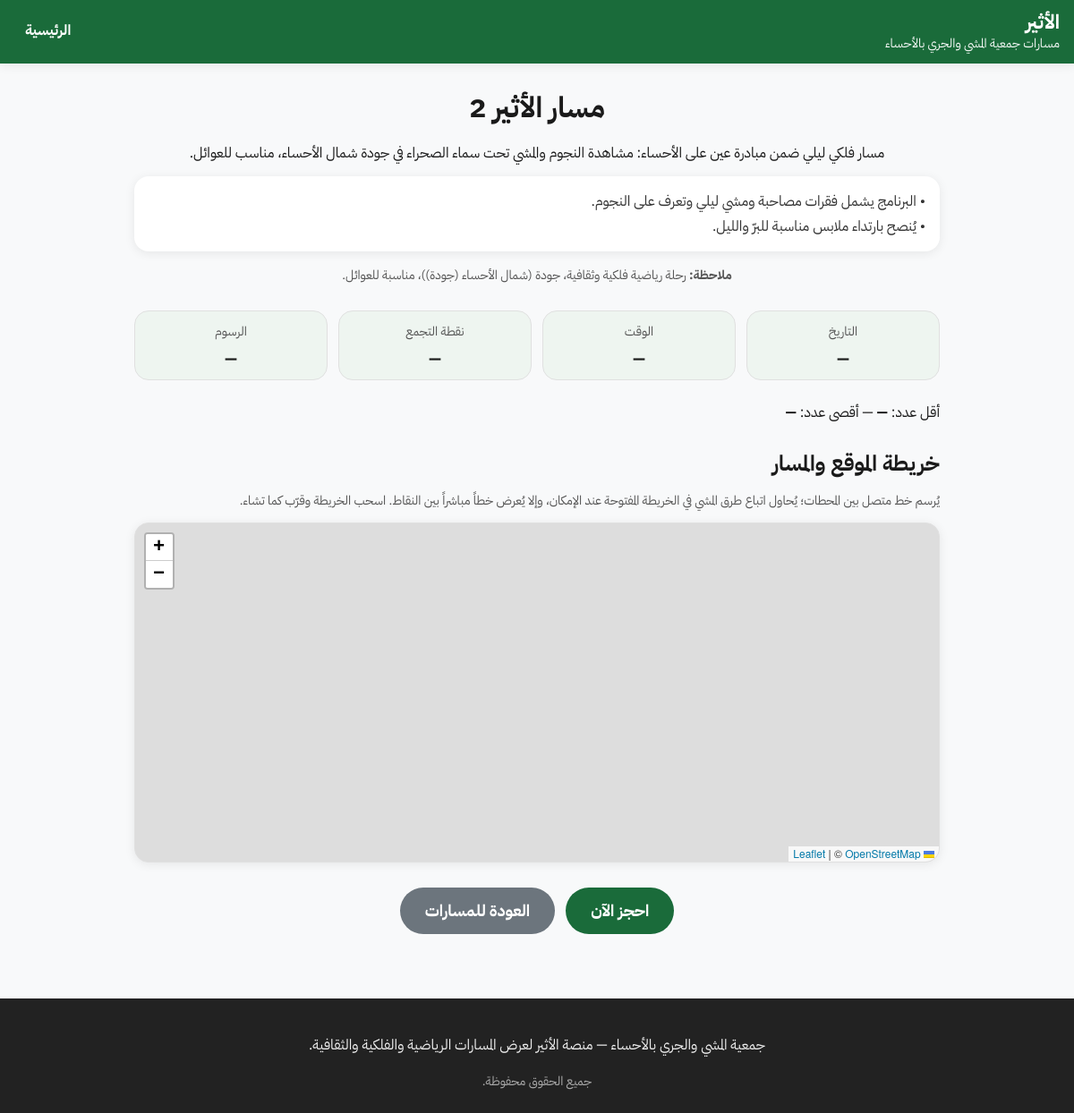
The app's page /route.php?id=1 with its own data.
### tables this page shows
CREATE TABLE `routes` (
  `id` INT UNSIGNED NOT NULL AUTO_INCREMENT,
  `name` VARCHAR(255) NOT NULL,
  `description` TEXT NULL,
  `detail_extra` TEXT NULL,
  `date` DATE NULL,
  `time` TIME NULL,
  `meeting_point` VARCHAR(500) NULL,
  `price` DECIMAL(10,2) NULL,
  `min_participants` INT NULL,
  `max_participants` INT NULL,
  `location` TEXT NULL,
  `itinerary` TEXT NULL,
  `image_url` VARCHAR(1000) NULL,
  `source_url` VARCHAR(1000) NOT NULL,
  `booking_url` VARCHAR(1000) NULL,
  `type` ENUM('رياضي','فلكي','ثقافي','زراعي','مهاجر') NOT NULL DEFAULT 'رياضي',
  `map_json` TEXT NULL,
  `is_active` TINYINT(1) NOT NULL DEFAULT 1,
  `created_at` TIMESTAMP NOT NULL DEFAULT CURRENT_TIMESTAMP,
  `updated_at` TIMESTAMP NOT NULL DEFAULT CURRENT_TIMESTAMP ON UPDATE CURRENT_TIMESTAMP,
  PRIMARY KEY (`id`),
  UNIQUE KEY `uq_source_url` (`source_url`(255))
);

### functions.php (called while the page is built, shortened)
<?php
function atheerEnsureSchema(PDO $pdo): void
{
    static $done = false;
    if ($done) {
        return;
    }
    $done = true;
}
function atheerFixLegacyImagePaths(PDO $pdo): void
{
    $done = true;
}
function atheer_attach_route_maps(array $templates, callable $mkMap): array
{
    foreach ($templates as &$t) {
        $u = $t['source_url'];
    }
    return $templates;
}
function atheerApplyReferenceContentV2(PDO $pdo): void
{
    try {
        $chk = $pdo->prepare('SELECT key_value FROM settings WHERE key_name = :k LIMIT 1');
        $chk->execute(['k' => 'atheer_route_ref_v4']);
        $v = $chk->fetchColumn();
    } catch (Throwable $e) {
    }
    $mkMap = static function (array $points, ?array $center = null, int $zoom = 11): string {
        $c = $center ?? [25.3843, 49.5877];
        return json_encode([
            'center' => $c,
            'zoom'   => $zoom,
            'points' => $points,
        ], JSON_UNESCAPED_UNICODE | JSON_UNESCAPED_SLASHES);
    };
    $defaults = atheer_attach_route_maps(require __DIR__ . '/route_seed_content.php', $mkMap);
    $sql = 'UPDATE routes SET
        name = :name, description = :description, detail_extra = :detail_extra,
        `date` = :date, `time` = :time, meeting_point = :meeting_point,
        price = :price, min_participants = :minp, max_participants = :maxp,
        location = :location, itinerary = :itinerary, image_url = :image_url,
        type = :type, map_json = :map_json
        WHERE source_url = :source_url';
    $stmt = $pdo->prepare($sql);
    foreach ($defaults as $row) {
        try {
            $stmt->execute([
                'name'          => $row['name'],
                'description'   => $row['description'],
                'detail_extra'  => $row['detail_extra'],
                'date'          => $row['date'] ?? null,
                'time'          => $row['time'] ?? null,
                'meeting_point' => $row['meeting_point'] ?? null,
                'price'         => $row['price'] ?? null,
                'minp'          => $row['min_participants'] ?? null,
                'maxp'          => $row['max_participants'] ?? null,
                'location'      => $row['location'],
                'itinerary'     => $row['itinerary'] ?? null,
                'image_url'     => $row['image_url'],
                'type'          => $row['type'],
                'map_json'      => $row['map_json'],
                'source_url'    => $row['source_url'],
            ]);
        } catch (Throwable $e) {
        }
    }
}
function ensureDefaultRoutesSeeded(PDO $pdo): void
{
    $count = (int) $pdo->query('SELECT COUNT(*) FROM routes')->fetchColumn();
    if ($count > 0) {
        $done = true;
        return;
    }
}
function getRouteById(int $id): ?array
{
    $pdo = get_pdo();
    ensureDefaultRoutesSeeded($pdo);
    atheerApplyReferenceContentV2($pdo);
    $stmt = $pdo->prepare('SELECT * FROM routes WHERE id = :id AND is_active = 1 LIMIT 1');
    $stmt->execute(['id' => $id]);
    $row = $stmt->fetch();
    return $row ?: null;
}
function formatDate(?string $date): string
{
    if ($date === null || $date === '') {
        return '—';
    }
    $ts = strtotime($date);
    $days = ['الأحد', 'الإثنين', 'الثلاثاء', 'الأربعاء', 'الخميس', 'الجمعة', 'السبت'];
    $months = [
        1 => 'يناير', 2 => 'فبراير', 3 => 'مارس', 4 => 'أبريل', 5 => 'مايو', 6 => 'يونيو',
        7 => 'يوليو', 8 => 'أغسطس', 9 => 'سبتمبر', 10 => 'أكتوبر', 11 => 'نوفمبر', 12 => 'ديسمبر',
    ];
    $w = (int) date('w', $ts);
    $d = (int) date('j', $ts);
    $m = (int) date('n', $ts);
    $y = (int) date('Y', $ts);
    $monthName = $months[$m] ?? date('F', $ts);
    return $days[$w] . '، ' . $d . ' ' . $monthName . ' ' . $y;
}
function formatTime(?string $time): string
{
    if ($time === null || $time === '') {
        return '—';
    }
    return $time;
}
function siteBase(): string
{
    $script = $_SERVER['SCRIPT_NAME'] ?? '/index.php';
    $dir = str_replace('\\', '/', dirname($script));
    if ($dir === '/' || $dir === '.' || $dir === '') {
        return '';
    }
    return rtrim($dir, '/');
}
function assetUrl(string $path): string
{
    $fragment = '';
    $hashPos = strpos($path, '#');
    $query = '';
    $qPos = strpos($path, '?');
    $path = ltrim($path, '/');
    $parts = array_values(array_filter(explode('/', $path), static function ($s): bool {
        return $s !== '';
    }));
    $encoded = array_map(static function (string $segment): string {
        return rawurlencode($segment);
    }, $parts);
    $path = implode('/', $encoded);
    $base = siteBase();
    return ($base !== '' ? $base . '/' : '/') . $path . $query . $fragment;
}

### route.php (the view, shortened to what this page needs)
<?php
require_once __DIR__ . '/includes/functions.php';
$id = isset($_GET['id']) ? (int) $_GET['id'] : 0;
$route = getRouteById($id);
$name = (string) $route['name'];
$description = (string) ($route['description'] ?? '');
$detailExtra = (string) ($route['detail_extra'] ?? '');
$dateStr = formatDate(isset($route['date']) ? (string) $route['date'] : null);
$timeStr = formatTime(isset($route['time']) ? (string) $route['time'] : null);
$meeting = (string) ($route['meeting_point'] ?? '');
if ($meeting === '') {
    $meeting = '—';
}
$price = $route['price'];
$priceStr = ($price !== null && $price !== '') ? number_format((float) $price, 0, '.', '') . ' ريال' : '—';
$minP = $route['min_participants'];
$maxP = $route['max_participants'];
$loc = (string) ($route['location'] ?? '');
$book = (string) ($route['booking_url'] ?? '');
$noteLine = 'رحلة رياضية فلكية وثقافية';
if ($loc !== '') {
    $noteLine .= '، جودة (' . $loc . ')';
}
$noteLine .= '، مناسبة للعوائل.';
require __DIR__ . '/includes/header.php';
?>
<article class="route-detail" id="route-top">
    <header class="route-detail__header">
        <h1 class="route-detail__title"><?php echo htmlspecialchars($name, ENT_QUOTES | ENT_SUBSTITUTE, 'UTF-8'); ?></h1>
        <?php if ($description !== ''): ?>
        <p class="route-detail__intro"><?php echo nl2br(htmlspecialchars($description, ENT_QUOTES | ENT_SUBSTITUTE, 'UTF-8')); ?></p>
        <?php endif; ?>
        <?php if ($detailExtra !== ''): ?>
        <div class="route-detail__extra">
            <?php echo nl2br(htmlspecialchars($detailExtra, ENT_QUOTES | ENT_SUBSTITUTE, 'UTF-8')); ?>
        </div>
        <?php endif; ?>
        <p class="route-detail__note"><strong>ملاحظة:</strong> <?php echo htmlspecialchars($noteLine, ENT_QUOTES | ENT_SUBSTITUTE, 'UTF-8'); ?></p>
    </header>
    <section class="route-detail__facts" aria-label="معلومات أساسية">
        <div class="fact-card">
            <span class="fact-card__label">التاريخ</span>
            <span class="fact-card__value"><?php echo htmlspecialchars($dateStr, ENT_QUOTES | ENT_SUBSTITUTE, 'UTF-8'); ?></span>
        </div>
        <div class="fact-card">
            <span class="fact-card__label">الوقت</span>
            <span class="fact-card__value"><?php echo htmlspecialchars($timeStr, ENT_QUOTES | ENT_SUBSTITUTE, 'UTF-8'); ?></span>
        </div>
        <div class="fact-card">
            <span class="fact-card__label">نقطة التجمع</span>
            <span class="fact-card__value"><?php echo htmlspecialchars($meeting, ENT_QUOTES | ENT_SUBSTITUTE, 'UTF-8'); ?></span>
        </div>
        <div class="fact-card">
            <span class="fact-card__label">الرسوم</span>
            <span class="fact-card__value"><?php echo htmlspecialchars($priceStr, ENT_QUOTES | ENT_SUBSTITUTE, 'UTF-8'); ?></span>
        </div>
    </section>
    <section class="route-detail__participants" aria-label="عدد المشاركين">
        <p class="route-detail__participants-text">
            أقل عدد: <strong><?php echo $minP !== null && $minP !== '' ? htmlspecialchars((string) $minP, ENT_QUOTES | ENT_SUBSTITUTE, 'UTF-8') : '—'; ?></strong>
            — أقصى عدد: <strong><?php echo $maxP !== null && $maxP !== '' ? htmlspecialchars((string) $maxP, ENT_QUOTES | ENT_SUBSTITUTE, 'UTF-8') : '—'; ?></strong>
        </p>
    </section>
    <section class="route-detail__mapsec" id="route-map-block" aria-label="خريطة الموقع">
        <h2 class="route-detail__h2">خريطة الموقع والمسار</h2>
        <p class="route-detail__map-lead">يُرسم خط متصل بين المحطات؛ يُحاول اتباع طرق المشي في الخريطة المفتوحة عند الإمكان، وإلا يُعرض خطاً مباشراً بين النقاط. اسحب الخريطة وقرّب كما تشاء.</p>
        <div id="route-map" class="route-map"></div>
    </section>
    <footer class="route-detail__footer-actions">
        <?php if ($book !== ''): ?>
        <a class="btn btn--primary btn--large" href="<?php echo htmlspecialchars($book, ENT_QUOTES | ENT_SUBSTITUTE, 'UTF-8'); ?>" target="_blank" rel="noopener noreferrer">احجز الآن</a>
        <?php else: ?>
        <span class="btn btn--primary btn--large btn--disabled" aria-disabled="true">احجز الآن</span>
        <?php endif; ?>
        <a class="btn btn--muted btn--large" href="<?php echo htmlspecialchars(assetUrl('index.php'), ENT_QUOTES | ENT_SUBSTITUTE, 'UTF-8'); ?>">العودة للمسارات</a>
    </footer>
</article>
<?php
require __DIR__ . '/includes/footer.php';

### main.css (style rules this page uses)
:root { --color-primary: #1a6b3a; --color-secondary: #2d8a52; --color-bg: #f8f9fa; --color-text: #1a1a1a; --color-muted: #555555; --color-border: #e0e0e0; --shadow-card: 0 2px 12px rgba(0, 0, 0, 0.08); --radius-card: 16px; --radius-btn: 50px; }
*, *::before, *::after { box-sizing: border-box; }
html { font-size: 16px; }
body { margin: 0; min-height: 100vh; font-family: 'IBM Plex Sans Arabic', sans-serif; background: var(--color-bg); color: var(--color-text); line-height: 1.6; display: flex; flex-direction: column; }
a { color: var(--color-primary); }
h1 { font-size: 32px; font-weight: 700; margin: 0 0 0.75rem; }
h2, h3 { font-size: 24px; font-weight: 700; margin: 0 0 0.5rem; }
.btn { display: inline-block; font-family: inherit; font-size: 16px; font-weight: 700; padding: 10px 24px; border-radius: var(--radius-btn); border: none; cursor: pointer; text-align: center; text-decoration: none; transition: opacity 0.2s ease, background 0.2s ease, color 0.2s ease; }
.btn--primary { background: var(--color-primary); color: #fff; }
.btn--muted { background: #6c757d; color: #fff; }
.btn--large { padding: 12px 28px; font-size: 18px; }

### route-detail.css (style rules this page uses)
.page-route-detail .route-detail { max-width: 900px; margin: 0 auto; }
.route-detail__header { text-align: center; margin-bottom: 28px; }
.route-detail__title { font-size: 32px; font-weight: 700; margin: 0 0 12px; }
.route-detail__intro { font-size: 16px; color: var(--color-text); margin: 0 0 12px; line-height: 1.7; }
.route-detail__extra { font-size: 16px; color: #333; margin: 0 0 16px; line-height: 1.75; text-align: right; background: #fff; border-radius: 16px; box-shadow: 0 2px 12px rgba(0, 0, 0, 0.08); padding: 14px 16px; }
.route-detail__mapsec { margin-bottom: 28px; }
.route-detail__map-lead { font-size: 14px; color: var(--color-muted); margin: 0 0 12px; line-height: 1.6; }
.route-map { height: 380px; width: 100%; border-radius: 16px; overflow: hidden; box-shadow: 0 2px 12px rgba(0, 0, 0, 0.08); border: 1px solid var(--color-border); z-index: 1; }
.leaflet-container { font-family: 'IBM Plex Sans Arabic', sans-serif; }
.route-detail__note { font-size: 14px; color: var(--color-muted); margin: 0; line-height: 1.6; }
.route-detail__facts { display: grid; grid-template-columns: repeat(4, 1fr); gap: 12px; margin-bottom: 24px; }
.fact-card { background: #eef5f0; border: 1px solid var(--color-border); border-radius: var(--radius-card); padding: 12px 14px; text-align: center; box-shadow: none; }
.fact-card__label { display: block; font-size: 14px; color: var(--color-muted); margin-bottom: 6px; }
.fact-card__value { display: block; font-size: 18px; font-weight: 700; color: var(--color-text); line-height: 1.3; }
.route-detail__participants { margin-bottom: 24px; }
.route-detail__participants-text { font-size: 16px; margin: 0; }
.route-detail__h2 { font-size: 24px; font-weight: 700; margin: 0 0 12px; }
.route-detail__footer-actions { display: flex; flex-wrap: wrap; gap: 12px; justify-content: center; margin-bottom: 24px; }

### records on screen
routes: name "مسار الأثير 2", description "مسار فلكي ليلي ضمن مبادرة عين على الأحساء: مشاهدة النجوم والمشي تحت سماء الصحراء في جودة شمال الأحساء، مناسب للعوائل.", detail_extra "• البرنامج يشمل فقرات مصاحبة ومشي ليلي وتعرف على النجوم. • يُنصح بارتداء ملابس مناسبة للبرّ والليل.", location "رحلة رياضية فلكية وثقافية، جودة (شمال الأحساء (جودة))، مناسبة للعوائل.", date "—", time "—", meeting_point "—"

### other values on screen
$priceStr "—"
